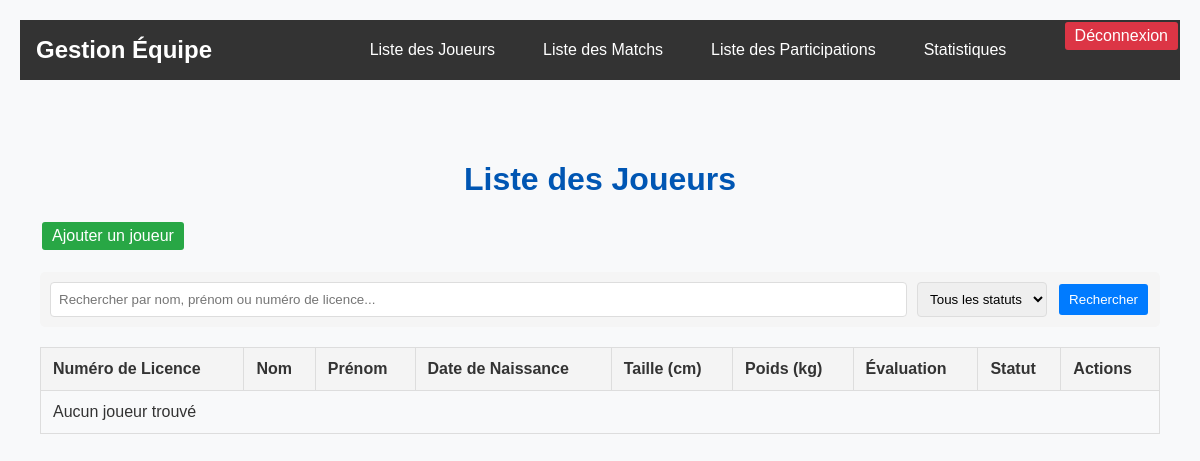
Before: /vue/listeJoueurs.php with the older database file.
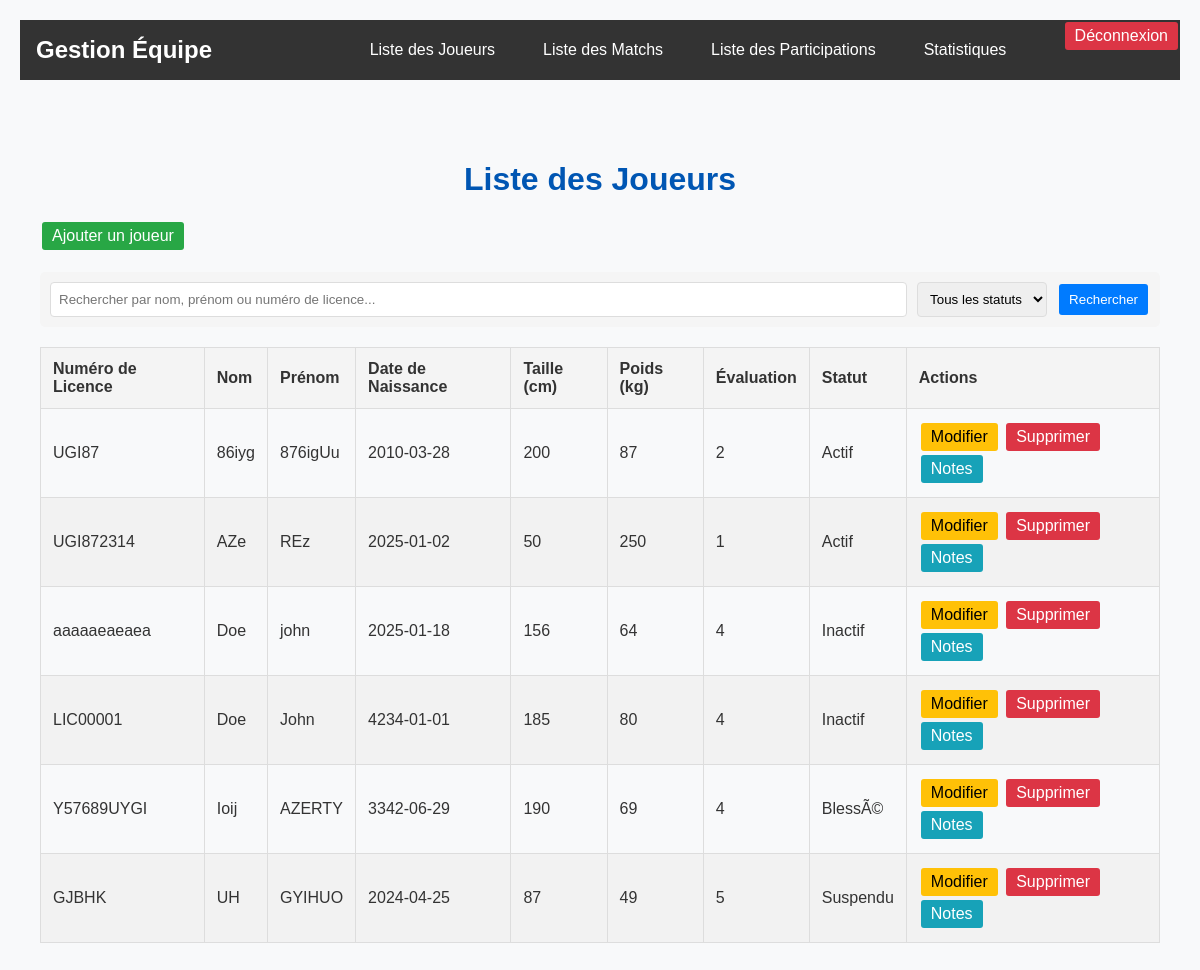
After: the same page with the newer database file.
### tables this page shows
CREATE TABLE `joueur` (
  `numero_de_licence` varchar(50) NOT NULL,
  `nom` varchar(50) DEFAULT NULL,
  `prenom` varchar(50) DEFAULT NULL,
  `date_naissance` date DEFAULT NULL,
  `taille` decimal(15,0) DEFAULT NULL,
  `poids` decimal(15,0) DEFAULT NULL,
  `evaluation` decimal(1,0) DEFAULT NULL,
  `statut` varchar(8) DEFAULT NULL
);

### controleur/joueurControleur.php (called while the page is built, shortened)
<?php
require_once '../modele/joueurModel.php';
function afficherListeJoueurs() {
    $search = isset($_GET['search']) ? htmlspecialchars($_GET['search']) : '';
    $statut = isset($_GET['statut']) ? htmlspecialchars($_GET['statut']) : '';
    return getJoueurs($search, $statut);
}
?>

### modele/joueurModel.php (called while the page is built, shortened)
<?php
require_once '../config/bd.php';
function getJoueurs($search = '', $statut = '') {
    global $linkpdo;
    try {
        $sql = "SELECT DISTINCT j.* FROM joueur j WHERE 1=1";
        $params = [];
        $sql .= " ORDER BY j.nom, j.prenom";
        $requete = $linkpdo->prepare($sql);
        $requete->execute($params);
        return $requete->fetchAll(PDO::FETCH_ASSOC);
    } catch (PDOException $e) {
        error_log($e->getMessage());
        return [];
    }
}
?>

### vue/listeJoueurs.php (the view, shortened to what this page needs)
<?php
require_once '../controleur/joueurControleur.php';
$joueurs = afficherListeJoueurs();
$search = isset($_GET['search']) ? htmlspecialchars($_GET['search']) : '';
include "header.php";
?>
<!DOCTYPE html>
<html lang="fr">
<head>
    <link rel="stylesheet" href="./css/style.css">
</head>
<body>
    <div class="container">
        <h1>Liste des Joueurs</h1>
        <div style="margin: 20px 0;">
            <a href="ajouterJoueur.php" class="button" style="background: #28a745; color: white;">Ajouter un joueur</a>
        </div>
        <div class="search-box">
            <form method="GET" action="">
                <input
                    type="text"
                    name="search"
                    placeholder="Rechercher par nom, prénom ou numéro de licence..."
                    value="<?php echo $search; ?>"
                >
                <select name="statut">
                    <option value="">Tous les statuts</option>
                </select>
                <button type="submit" class="button search-btn">Rechercher</button>
            </form>
        </div>
        <table>
            <thead>
                <tr>
                    <th>Numéro de Licence</th>
                    <th>Nom</th>
                    <th>Prénom</th>
                    <th>Date de Naissance</th>
                    <th>Taille (cm)</th>
                    <th>Poids (kg)</th>
                    <th>Évaluation</th>
                    <th>Statut</th>
                    <th>Actions</th>
                </tr>
            </thead>
            <tbody>
                <?php if ($joueurs): ?>
                    <?php foreach ($joueurs as $joueur): ?>
                        <tr>
                            <td><?php echo htmlspecialchars($joueur['numero_de_licence']); ?></td>
                            <td><?php echo htmlspecialchars($joueur['nom']); ?></td>
                            <td><?php echo htmlspecialchars($joueur['prenom']); ?></td>
                            <td><?php echo htmlspecialchars($joueur['date_naissance']); ?></td>
                            <td><?php echo htmlspecialchars($joueur['taille']); ?></td>
                            <td><?php echo htmlspecialchars($joueur['poids']); ?></td>
                            <td><?php echo htmlspecialchars($joueur['evaluation']); ?></td>
                            <td><?php echo htmlspecialchars($joueur['statut']); ?></td>
                            <td>
                                <a href="modifierJoueur.php?id=<?php echo urlencode($joueur['numero_de_licence']); ?>"
                                   class="button edit-btn">Modifier</a>
                                <a href="supprimerJoueur.php?id=<?php echo urlencode($joueur['numero_de_licence']); ?>"
                                   class="button delete-btn"
                                   onclick="return confirm('Êtes-vous sûr de vouloir supprimer ce joueur ?');">Supprimer</a>
                                <a href="voirNotes.php?id=<?php echo urlencode($joueur['numero_de_licence']); ?>"
                                   class="button note-btn" style="background: #17a2b8; color: white;">Notes</a>
                            </td>
                        </tr>
                    <?php endforeach; ?>
                <?php else: ?>
                    <tr>
                        <td colspan="9">Aucun joueur trouvé</td>
                    </tr>
                <?php endif; ?>
            </tbody>
        </table>
    </div>
</body>
</html>

### vue/header.php (shortened to what this page needs)
<!DOCTYPE html>
<html lang="en">
<head>
    <link rel="stylesheet" href="/css/style.css">
</head>
<body>
    <header>
        <nav class="main-nav">
            <div class="nav-logo">
                <h1>Gestion Équipe</h1>
            </div>
            <ul class="nav-links">
                <li><a href="listeJoueurs.php">Liste des Joueurs</a></li>
                <li><a href="listeMatchs.php">Liste des Matchs</a></li>
                <li><a href="listeParticipations.php">Liste des Participations</a></li>
                <li><a href="statistiques.php">Statistiques</a></li>
            </ul>
            <div class="nav-user">
                <a href="deconnexion.php" class="button logout-btn">Déconnexion</a>
            </div>
        </nav>
    </header>
</body>
</html>

### vue/css/style.css (style rules this page uses)
body { font-family: Arial, sans-serif; margin: 20px; padding: 0; background-color: #f8f9fa; color: #333; }
h1 { text-align: center; color: #0056b3; }
table { width: 100%; border-collapse: collapse; margin-top: 20px; }
th, td { border: 1px solid #ddd; padding: 8px; text-align: left; }
th { background-color: #f4f4f4; color: #333; font-weight: bold; }
tr:nth-child(even) { background-color: #f2f2f2; }
.main-nav { background-color: #333; padding: 1rem; display: flex; justify-content: space-between; align-items: center; color: white; }
.nav-logo h1 { margin: 0; font-size: 1.5rem; color: white; }
.nav-links { display: flex; list-style: none; margin: 0; padding: 0; gap: 1rem; }
.nav-links a { color: white; text-decoration: none; padding: 0.5rem 1rem; border-radius: 4px; transition: background-color 0.3s; }
.nav-user { display: flex; align-items: center; gap: 1rem; }
.logout-btn { background-color: #dc3545; color: white !important; padding: 0.5rem 1rem; border-radius: 4px; text-decoration: none; transition: background-color 0.3s; }
.container { padding: 20px; max-width: 1200px; margin: 0 auto; }
.button { padding: 0.5rem 1rem; border-radius: 4px; text-decoration: none; border: none; cursor: pointer; transition: background-color 0.3s; }
.search-btn { background: #007bff; color: white; }
th, td { padding: 12px; text-align: left; border-bottom: 1px solid #ddd; }
th { background-color: #f4f4f4; }
.search-box { margin: 20px 0; }
.search-box form { display: flex; gap: 10px; }
.search-box input, .search-box select { padding: 8px; border: 1px solid #ddd; border-radius: 4px; }
.search-box input { flex: 1; }
.search-box { margin: 20px 0; padding: 10px; background: #f5f5f5; border-radius: 5px; }
.button { padding: 5px 10px; margin: 2px; border: none; border-radius: 3px; cursor: pointer; text-decoration: none; display: inline-block; }
.edit-btn { background: #ffc107; color: black; }
.delete-btn { background: #dc3545; color: white; }
.logout-btn { background: #dc3545; color: white; position: absolute; top: 20px; right: 20px; }
.container { padding-top: 60px; }
.note-btn { background: #17a2b8; color: white; margin-right: 5px; }

### vue/header.php (style rules this page uses)
.main-nav { background-color: #333; padding: 1rem; display: flex; justify-content: space-between; align-items: center; color: white; }
.nav-logo h1 { margin: 0; font-size: 1.5rem; color: white; }
.nav-links { display: flex; list-style: none; margin: 0; padding: 0; gap: 1rem; }
.nav-links a { color: white; text-decoration: none; padding: 0.5rem 1rem; border-radius: 4px; transition: background-color 0.3s; }
.nav-user { display: flex; align-items: center; gap: 1rem; }
.logout-btn { background-color: #dc3545; color: white; padding: 0.5rem 1rem; border-radius: 4px; text-decoration: none; transition: background-color 0.3s; }

Changed rows visible on the page:
added joueur: numero_de_licence "UGI87", nom "86iyg", prenom "876igUu", date_naissance "2010-03-28", taille "200", poids "87", evaluation "2", statut "Actif"
added joueur: numero_de_licence "UGI872314", nom "AZe", prenom "REz", date_naissance "2025-01-02", taille "50", poids "250", evaluation "1", statut "Actif"
added joueur: numero_de_licence "aaaaaeaeaea", nom "Doe", prenom "john", date_naissance "2025-01-18", taille "156", poids "64", evaluation "4", statut "Inactif"
added joueur: numero_de_licence "LIC00001", nom "Doe", prenom "John", date_naissance "4234-01-01", taille "185", poids "80", evaluation "4", statut "Inactif"
added joueur: numero_de_licence "Y57689UYGI", nom "Ioij", prenom "AZERTY", date_naissance "3342-06-29", taille "190", poids "69", evaluation "4", statut "BlessÃ©"
added joueur: numero_de_licence "GJBHK", nom "UH", prenom "GYIHUO", date_naissance "2024-04-25", taille "87", poids "49", evaluation "5", statut "Suspendu"
Other visible differences:
text no longer shown: "Aucun joueur trouvé"
